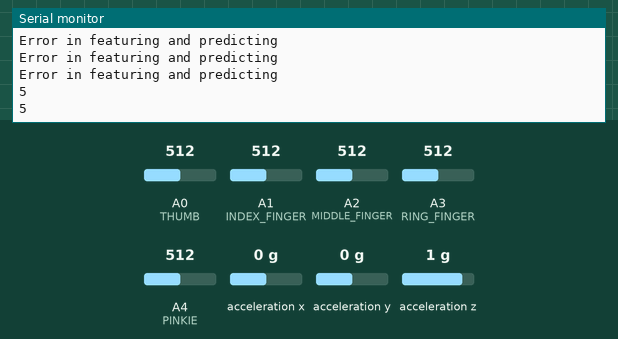
Simulated run of this sketch. Board: Arduino Mega 2560, built with avr-gcc and run on an emulated ATmega2560. On the bench: the last lines printed to the serial monitor. Inputs (shaded band) come from the test bench; at power-on: acceleration z 1 g, A4 (PINKIE) = 512, A1 (INDEX_FINGER) = 512, A2 (MIDDLE_FINGER) = 512, A0 (THUMB) = 512, A3 (RING_FINGER) = 512, acceleration x 0 g, acceleration y 0 g.

Above: at 3.2 s.
3.3 s: acceleration z set to -0.1 g
At 3.47 s:
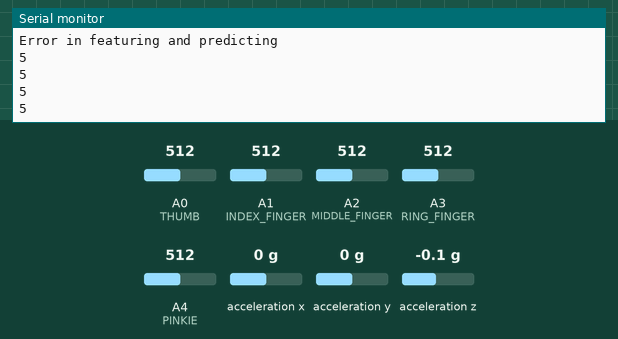
4.8 s: A4 (PINKIE) set to 610
At 4.87 s:
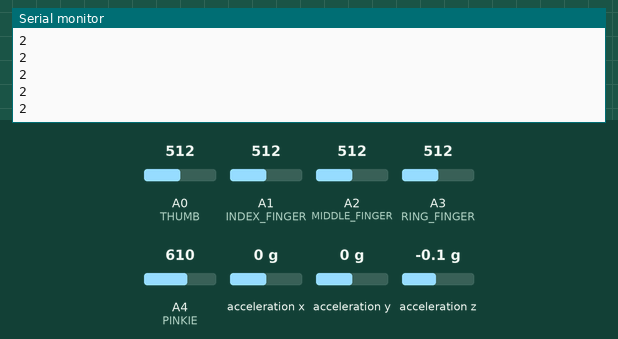
6.3 s: A1 (INDEX_FINGER) set to 306
At 6.52 s:
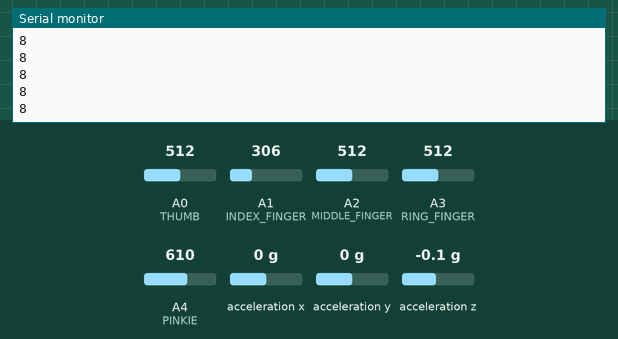
7.8 s: A2 (MIDDLE_FINGER) set to 306
At 9.72 s:
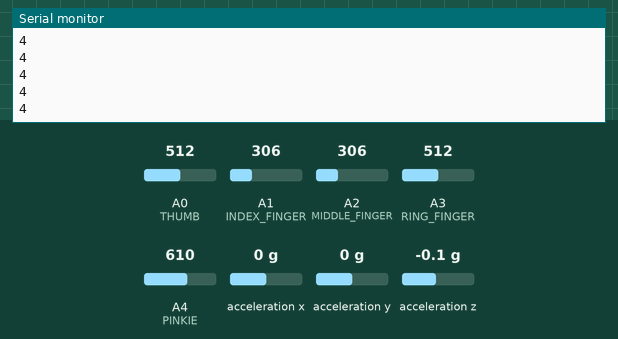
Timing chart, 0 to 10.3 s (numbered marks = the images above; inputs shaded):
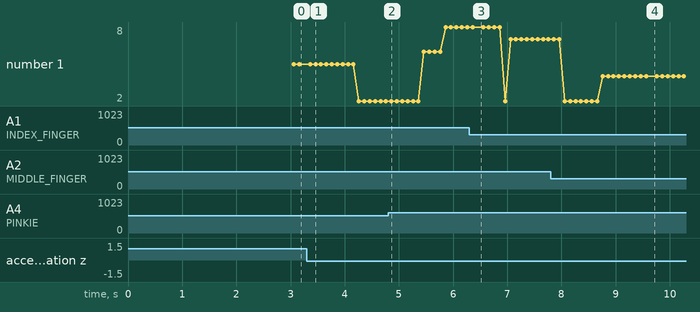

Measured:
- after the input at 7.8 s, the serial monitor: prints a new line after 0.96 s (image 4)
- plotted number 1: 5 → 2 after the input at 3.3 s, 2 → 8 after the input at 4.8 s, 8 → 7 after the input at 6.3 s, 7 → 4 after the input at 7.8 s

The sketch:

onMKR1000.ino
```cpp
// (licence header left out)
/*
   Parts of this code are borrowed from Jeff Rowberg's I2Cdev device library.
   Below are the terms of license for I2Cdev device library:
*/

/*
   I2Cdev device library code is placed under the MIT license
   Copyright (c) 2012 Jeff Rowberg

   Permission is hereby granted, free of charge, to any person obtaining a copy
   of this software and associated documentation files (the "Software"), to deal
   in the Software without restriction, including without limitation the rights
   to use, copy, modify, merge, publish, distribute, sublicense, and/or sell
   copies of the Software, and to permit persons to whom the Software is
   furnished to do so, subject to the following conditions:

   The above copyright notice and this permission notice shall be included in
   all copies or substantial portions of the Software.

   THE SOFTWARE IS PROVIDED "AS IS", WITHOUT WARRANTY OF ANY KIND, EXPRESS OR
   IMPLIED, INCLUDING BUT NOT LIMITED TO THE WARRANTIES OF MERCHANTABILITY,
   FITNESS FOR A PARTICULAR PURPOSE AND NONINFRINGEMENT. IN NO EVENT SHALL THE
   AUTHORS OR COPYRIGHT HOLDERS BE LIABLE FOR ANY CLAIM, DAMAGES OR OTHER
   LIABILITY, WHETHER IN AN ACTION OF CONTRACT, TORT OR OTHERWISE, ARISING FROM,
   OUT OF OR IN CONNECTION WITH THE SOFTWARE OR THE USE OR OTHER DEALINGS IN
   THE SOFTWARE.
*/
#include <time.h>
//#include <string>
#include "config.h"
#include "src/protoNN.h"
#include "src/featurizer.h"
#include "src/utils.h"
#include <SoftwareSerial.h>
// include Arduino.h before wiring_private.h
#include <Arduino.h>

/* Arduino Wire library is required if I2Cdev
   I2CDEV_ARDUINO_WIRE implementation is used
   in I2Cdev.h
*/

#include "Wire.h"

#include <Adafruit_Sensor.h>
#include <Adafruit_ADXL345_U.h>


Adafruit_ADXL345_Unified accel = Adafruit_ADXL345_Unified(12345);
const int WINDOWS = 10;
const int INDEX_MAX_LABEL = 9;
const int THUMB = A0; //pin A0 to read analog input
const int INDEX_FINGER = A1;
const int MIDDLE_FINGER = A2;
const int RING_FINGER = A3;
const int PINKIE = A4;

//Variables:
int thumb_value;
int ind_finger_value;
int mid_finger_value;
int ring_finger_value;
int pinkie_value;
float acc_X;
float acc_Y;
float acc_Z;

// To debug BLE
// #define __DEBUG_BLE__

FIFOCircularQ<float, WINDOWS> norm_Ngon_1, norm_Ngon_2, norm_Ngon_3, norm_Ngon_4, norm_Ngon_5;
FIFOCircularQ<float, WINDOWS> normX, normY, normZ;
/* Featurizer class constructor
   Set of hand crafted features for gesture recognition with IMU data - EdgeML
*/
Featurizer featurizer(BUCKET_WIDTH, &norm_Ngon_1, &norm_Ngon_2, &norm_Ngon_3, &norm_Ngon_4, &norm_Ngon_5, &normX, &normY, &normZ);
/* ProtoNN class constructor.
   ProtoNN is a Multi-class classification algorithm - EdgeML
*/
ProtoNNF predictor1;
// Voting class constructor takes as input the (index of max no of labels + 1)
Vote Vote1(INDEX_MAX_LABEL + 1);

int VOTE_RESULT;
int COUNT_AFTER_RESET;


/*
   Used for min-max normalization.
   These values may have to be changed depending on MPU
   Values defined in config.h
*/
bool FLAG_FIRST_WINDOWLENGTH = false;

time_t CURRENT_TIME, LAST_SENT_TIME, START_TIME;

time_t start_predict, end_predict;
/* Used for min-max normalization.
   These values may have to be changed depending on MPU
   Values defined in config.h
*/
Vector3D<float> normAcc;
Vector5D<float> normNgon;
Vector5D<int> minNgon(MIN_NGON_1, MIN_NGON_2, MIN_NGON_3, MIN_NGON_4, MIN_NGON_5);
Vector5D<int> maxNgon(MAX_NGON_1, MAX_NGON_2, MAX_NGON_3, MAX_NGON_4, MAX_NGON_5);
Vector3D<float> minAcc(MIN_X, MIN_Y, MIN_Z);
Vector3D<float> maxAcc(MAX_X, MAX_Y, MAX_Z);

const int L = 5;
int scores[L];
// Gestures are mapped to classes - Do not change ordering!
const char *GESTURE_TO_COMMUNICATE[INDEX_MAX_LABEL] = {"", "", "tôi", "ăn", "i love you", "đi bộ", "dâu tây", "bia", "uống"};
// Function Signature
int featurize_and_predict(int ngon_1, int ngon_2, int ngon_3, int ngon_4, int ngon_5, float acc_x, float acc_y, float acc_z);


//Ham gui bluetooth
//char getCommand() {
//  char char_command;
//  if (Serial2.available() > 0) {
//    char_command = (char)Serial2.read();
//  } else {
//    char_command = 0;
//  }
//
//  return char_command;
//}
double avg_time = 0;
int count = 0;
void setup() {
  bool initSuccess = true;
  avg_time = 0;
  start_predict = 0;
  end_predict = 0;
  count = 0;
  Serial.begin(9600);
  Serial2.begin(9600);
  //Serial.print(BAUD_RATE);
  delay(2000);
  //Serial.print("before get error code");
  if (predictor1.getErrorCode()) {
    Serial.print("ProtoNNF initialization failed with code ");
    Serial.println(predictor1.getErrorCode());
    initSuccess = false;
  }

  Serial.print("after get error code");

  if (!accel.begin())
  {
    /* There was a problem detecting the ADXL345 ... check your connections */
    Serial.println("Ooops, no ADXL345 detected ... Check your wiring!");
    while (1);
  }
  else
  {
    //Serial.println("True!");
  }

  accel.setRange(ADXL345_RANGE_16_G);
  START_TIME = millis();


  COUNT_AFTER_RESET = 0;
  VOTE_RESULT = 1;
  LAST_SENT_TIME = time(NULL);


}

void loop() {

  sensors_event_t event;
  //          if (Serial.available())
  //            Serial2.write(Serial.read());

  if ((millis() - START_TIME) % 100 == 0)
  {
    start_predict = millis();
    //        Serial.println("get data");

    accel.getEvent(&event);
    thumb_value = analogRead(THUMB);         //Read and save analog value from potentiometer
    ind_finger_value = analogRead(INDEX_FINGER);
    mid_finger_value = analogRead(MIDDLE_FINGER);
    ring_finger_value = analogRead(RING_FINGER);
    pinkie_value = analogRead(PINKIE);


    acc_X = event.acceleration.x;
    acc_Y = event.acceleration.y;
    acc_Z = event.acceleration.z;
    //  Serial.print(thumb_value);
    //  Serial.print("   ");
    //   Serial.print(ind_finger_value);
    //   Serial.print("   ");
    //    Serial.print(mid_finger_value);
    //    Serial.print("   ");
    //     Serial.print(ring_finger_value);
    //     Serial.print("   ");
    //     Serial.print(pinkie_value);
    //Serial.print("   ");
    //      Serial.print(acc_X);
    //      Serial.print("   ");
    //       Serial.print(acc_Y);
    //       Serial.print("   ");
    //        Serial.print(acc_Z);
    //        Serial.print("   ");
    int res = 0;
    if (res = featurize_and_predict(thumb_value, ind_finger_value, mid_finger_value, ring_finger_value, pinkie_value, acc_X, acc_Y, acc_Z)) {
                  //Serial.println("Send bluetooth");
                  //Serial.write(res);
                  Serial2.write(res);
                  delay(10);

    }

    else
    {
      Serial.print("Error in featuring and predicting\n");

      //            break;
    }
    end_predict = millis();
    avg_time = (count * avg_time + (end_predict - start_predict)) / (count + 1);
    count++;
    //Serial.print("Avg: ");
    //Serial.println(avg_time);

  }

//  if (Serial.available())
//  {
//    Serial2.write(Serial.read());
//  }
  /* format of feature vector:[indexPosEdge, countPosEdge, countNegEdge,
     indexNegEdge, ax(10buckets), ay(10buckets), az(10buckets),
     gx(10buckets), gy(10buckets), gz(10buckets)]
  */


}


int featurize_and_predict(int ngon_1, int ngon_2, int ngon_3, int ngon_4, int ngon_5, float acc_x, float acc_y, float acc_z) {
  COUNT_AFTER_RESET++;
  // Converting values to vectors for consistency
  Vector3D<float> acc(acc_x, acc_y, acc_z);
  Vector5D<int> ngon(ngon_1, ngon_2, ngon_3, ngon_4, ngon_5);
  minMaxNormalize(&acc, &minAcc, &maxAcc, &normAcc);
  minMaxNormalize(&ngon, &minNgon, &maxNgon, &normNgon);
  norm_Ngon_1.forceAdd(normNgon.data_1);
  norm_Ngon_2.forceAdd(normNgon.data_2);
  norm_Ngon_3.forceAdd(normNgon.data_3);
  norm_Ngon_4.forceAdd(normNgon.data_4);
  norm_Ngon_5.forceAdd(normNgon.data_5);

  normX.forceAdd(normAcc.x);
  normY.forceAdd(normAcc.y);
  normZ.forceAdd(normAcc.z);
  // Wait till first window is full
  if (!FLAG_FIRST_WINDOWLENGTH) {
    if (COUNT_AFTER_RESET % (STRIDE * NUM_BUCKETS) == 0)
      FLAG_FIRST_WINDOWLENGTH = true;
    return 0;
  }
  // If not STRIDE steps then return
  if ((COUNT_AFTER_RESET % STRIDE) != 0)
  {
    return 0;
  }
  // If STRIDE length then featurize and predict
  /* format of feature vector:[indexPosEdge, countPosEdge, countNegEdge,
     indexNegEdge, ax(10buckets), ay(10buckets), az(10buckets),
     gx(10buckets), gy(10buckets), gz(10buckets)]
  */
  int featureVector[FEATURE_LENGTH] = {0};
  float featureVectorF[FEATURE_LENGTH] = {0};
  int featureStatus = featurizer.featurize(featureVector);
  // Since predictor expects a float type.
  // But feature computation with floats is expensive.
  for (int i = 0; i < FEATURE_LENGTH; i++) {
    featureVectorF[i] = featureVector[i];
  }
  int result = predictor1.predict(featureVectorF,
                                  FEATURE_LENGTH,
                                  scores);

  // Printing of Scores to Console
  //Serial.print("Result: "); Serial.print(result + 1);
  //        Serial.print(",Score:") ; Serial.print(scores[result]);Serial.print(",");
  // Voting to get rid of stray gestures
  Vote1.forcePush(result);
  VOTE_RESULT = Vote1.result();
  //Serial.print(" Vote Result: ");
  Serial.println(result);

  //    Serial.println(result + 1);

  //    Serial2.write("hello");

  return (result + 1);
}
```

featurizer.cpp
```cpp
// (licence header left out)
#include "featurizer.h"

Featurizer::Featurizer(
    int _bucketWidth,
    FIFOCircularQ<float, 10> *_ngon_1,
    FIFOCircularQ<float, 10> *_ngon_2,
    FIFOCircularQ<float, 10> *_ngon_3,
    FIFOCircularQ<float, 10> *_ngon_4,
    FIFOCircularQ<float, 10> *_ngon_5,
    FIFOCircularQ<float, 10> *_x,
    FIFOCircularQ<float, 10> *_y,
    FIFOCircularQ<float, 10> *_z
    ){
    if(_bucketWidth != 10)
        exit(-1);
    this->ngon_1 = _ngon_1;
    this->ngon_2 = _ngon_2;
    this->ngon_3 = _ngon_3;
    this->ngon_4 = _ngon_4;
    this->ngon_5 = _ngon_5;
    this->X = _x;
    this->Y = _y;
    this->Z = _z;
}

int Featurizer::featurize(int bucketDistribution[]){
    //Ensure buckets are initialised to zero
    bucketDistribution[0]=-1;
    bucketDistribution[3]=-1;
    /*
    * bucket[0]=longestPosIndex, init to -1
    * bucket[1]=longestPosCount, init to 0
    * bucket[2]=longestNegCount, init to 0
    * bucket[3]=longestNegIndex, init tp -1
    */
    // get features for acc and gyr across 3 axes
    bucketIndex=4;// sua tu 4 thanh 3
    if((getBucket(this->ngon_1, bucketDistribution))!=1) return 0;
    if((getBucket(this->ngon_2, bucketDistribution))!=1) return 0;
    if((getBucket(this->ngon_3, bucketDistribution))!=1) return 0;
    if((getBucket(this->ngon_4, bucketDistribution))!=1) return 0;
    if((getBucket(this->ngon_5, bucketDistribution))!=1) return 0;
    if((getBucket(this->X, bucketDistribution))!=1) return 0;
    if((getBucket(this->Y, bucketDistribution))!=1) return 0;
    if((getBucket(this->Z, bucketDistribution))!=1) return 0;
    return 1;
}

int Featurizer::getBucket(
    FIFOCircularQ<float, 10>*sensorValue1D,
    int bucketDistribution[]
    ){
    sensorValue1D->flatten(sensorValue1Dflat);
    int imax = 0, imin = 0, maxval = 0, minval = 0,
        maxcount = 0, mincount = 0, postemp = 0, negtemp = 0,
        bucketCount;
    bool flagPos = false, flagNeg = false;
    float j,k;
    for(int i =0; i < 10; i++){
        // This typecasting and all the further values are
        // scaled to optimize performance
        int val = (int)100 *sensorValue1Dflat[i];

        if(val < 0){
            bucketDistribution[bucketIndex]+=1;
        } else if(val > 100){
            bucketDistribution[bucketIndex+9]+=1;
        } else {
            int index=val/10;
            bucketDistribution[bucketIndex+index]+=1;
        }

        // Pos/neg Index/Count
        if(sensorValue1D==this->X){
            int thresholdCount=3;
            //PosEdgeValues
            if(val>62 && !flagPos){
                maxcount = 1;
                postemp = i;
                flagPos = true;
                flagNeg = false;
            } else if(val>62 && flagPos){
                flagNeg = 0;
                mincount = 0;
                maxcount++;
                if(maxcount>maxval){
                    maxval = maxcount;
                    if(maxval>thresholdCount) bucketDistribution[1] = maxval;
                    imax = postemp;
                    if(maxval>thresholdCount) bucketDistribution[0] = imax;
                }
            } else if(val<62 && flagPos && val >32){
                flagPos=false;
                maxcount = 0;
                mincount = 0;
            //NegEdgeBegins
            } else if(val<62 && flagPos && val <32){
                flagPos=false;
                maxcount=0;
                mincount = 1;
                negtemp = i;
                flagNeg = true;
            //NegEdgeValues
            } else if(val<32 && !flagNeg){
                mincount =1;
                negtemp = i;
                flagNeg = true;
                flagPos = false;
            } else if(val<32 && flagNeg){
                mincount++;
                if(mincount>minval){
                    minval=mincount;
                    if(minval>thresholdCount) bucketDistribution[2] = minval;
                    imin = negtemp;
                    if(minval>thresholdCount) bucketDistribution[3] = imin;
                }
            } else if(val>32 && flagNeg && val<65){
                flagNeg=false;
                mincount = 0;
            } else if(val>32 && flagNeg && val>65){
                flagNeg=false;
                mincount = 0;
                maxcount = 1;
                postemp = i;
                flagPos = true;
            } else {
                flagPos = false;
                maxcount = 0;
                flagNeg = false;
                mincount = 0;
            }
        }//pos-neg edge count and index loop termination
    }//Iterating over windowwidth(400) elements loop termination

    bucketIndex+=bucketWidth;//Updating Bucket Index
    // Sanity checks
    //if(bucketIndex>124 || bucketIndex<23) return 0;
    return 1;
}
```

featurizer.h
```cpp
// (licence header left out)
#ifndef __Featurizer__
#define __Featurizer__

#include "../config.h"
#include "utils.h"

class Featurizer {
    FIFOCircularQ<float, 10> *ngon_1, *ngon_2, *ngon_3, *ngon_4, *ngon_5, *X, *Y, *Z;
    float sensorValue1Dflat[10];
    int bucketIndex;
    int bucketWidth=10; // Default value of number of buckets
    int getBucket(
        FIFOCircularQ<float, 10>*,
        int bucketDistribution[]);
    /*
     * Format of feature vector:[longestPosIndex,longestPosCount,
     * longestNegCount,longestNegIndex,ax[10buckets],
     * ay[10buckets],az[10buckets],
     * gx[10buckets],gy[10buckets],gz[10buckets]]
     */
public:
    Featurizer(
        int bucketWidth,
        FIFOCircularQ<float, 10>*,
        FIFOCircularQ<float, 10>*,
        FIFOCircularQ<float, 10>*,
        FIFOCircularQ<float, 10>*,
        FIFOCircularQ<float, 10>*,
        FIFOCircularQ<float, 10>*,
        FIFOCircularQ<float, 10>*,
        FIFOCircularQ<float, 10>*
        );
    int featurize(int bucketDistribution[]);
};

#endif //__Featurizer__
```

protoNN.h
```cpp
// (licence header left out)
#ifndef __PROTONN__
#define __PROTONN__

#include "../config.h"
#include <avr/pgmspace.h>
#include <math.h>
#include <float.h>
#include "data.h"

/**
 * ProtoNN predictor
 * ProtoNN parameters are assumed to be in the data.h file.
 */
class ProtoNNF {
    int8_t errorCode;
    unsigned featDim, ldDim, numPrototypes, numLabels;
    float gamma;
private:
    int8_t getInitErrorCode();
    int8_t denseLDProjection(float* x, float* x_cap);
    float gaussian(const float *x, const float *y, unsigned length, float gamma);
    int8_t scalarVectorMul(float *vec, unsigned length, float scalar);
    int8_t vectorVectorAdd(float *dstVec, float *srcVec, unsigned length);
    int8_t getPrototype(unsigned i, float *prototype);
    int8_t getPrototypeLabel(unsigned i, float *prototypeLabel);
    float getProjectionComponent(unsigned i, unsigned j);
    float rho(float* labelScores, unsigned length);

public:
    ProtoNNF();
    ProtoNNF(unsigned d, unsigned d_cap, unsigned m, unsigned L, float gamma);
    float predict(float *x, unsigned length, int *scores);

    int8_t getErrorCode();
};

#endif // __PROTONN__
```

config.h
```cpp
// (licence header left out)
#ifndef __CONFIG__
#define __CONFIG__

/*
 * Baud rate for serial communication.
 */
#define BAUD_RATE 				9600
/*
 * Baud rate for HM-10 BLE - Serial communication.
 */
// #define HM_10_BAUD_RATE			9600
// /*
//  * Baud rate for HC-05 Bluetooth - Serial communication.
//  */
// #define HC_05_BAUD_RATE			38000
/*
 * The LED Pin.
 */
// #define LED_PIN 				LED_BUILTIN
/*
 * The number of buckets that are in one feature
 * vector
 */
#define NUM_BUCKETS 			10 // số lượng feature.
/*
 * The stride in terms of number of
 * measurements (instances) that is used for featurization.
 */
#define STRIDE					1
/*
 * The width of the internal buffer that retains
 * a subwindow worth of measurements. 2 x because
 * we have to keep track of acceleration and gyro
 * values. (Accel and Gyro values are of type Vector16).
 */
#define BUCKET_BUFF_WIDTH 		(2 * BUCKET_WIDTH)
#define BUCKET_WIDTH 			10 // độ dài một mẫu dữ liệu
#define FEATURE_LENGTH			(8 * BUCKET_WIDTH + 4)  // bằng 8 nhân số histogram , + 4
/*
 * For the current set of features, we have 6 features
 * per bucket - the standard deviations for the 6 raw
 * values. Hence the feature vector dimension is
 * `6 x NUM_BUCKETS`+ Indices and length of max and min values of gy.
 */
#define FEAT_VEC_DIM 			((8 * NUM_BUCKETS) + 4) // 8 nhân số histogram + 4

/* Minimum and Maximum Acceleration and Gyro
 * Values for Min-Max normalisation.
 * Refer ./src/minmaxnormalize.h
 */
#define MIN_NGON_1 				0
#define MAX_NGON_1 				500
#define MIN_NGON_2 				0
#define MAX_NGON_2 				600
#define MIN_NGON_3 				0
#define MAX_NGON_3 				500
#define MIN_NGON_4 				0
#define MAX_NGON_4 				600
#define MIN_NGON_5 				0
#define MAX_NGON_5 				600
#define MIN_X 				-20
#define MIN_Y 				-20
#define MIN_Z				-20
#define MAX_X 				20
#define MAX_Y 				20
#define MAX_Z 				20


#endif // __CONFIG__
```

Source omitted: data.h (20450 bytes), protoNN.cpp (9017 bytes), utils.cpp (2840 bytes), utils.h (8175 bytes)
